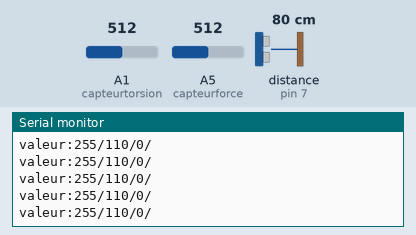
A sketch run on a simulated Arduino Uno, built with avr-gcc and run on an emulated ATmega328P. On the bench: the last lines printed to the serial monitor. The test bench sets the inputs (shaded band); at power-on: A1 (capteurtorsion) = 512, A5 (capteurforce) = 512, distance to the obstacle (sensor on pin 7) 80 cm.

Above: at 4.2 s.
4.3 s: A1 (capteurtorsion) set to 334
At 4.9 s:
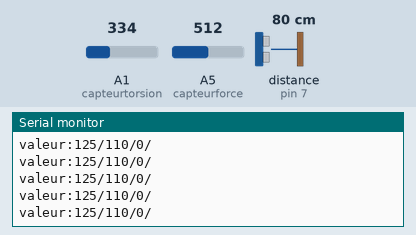
7.3 s: A1 (capteurtorsion) set to 312
At 7.8 s:
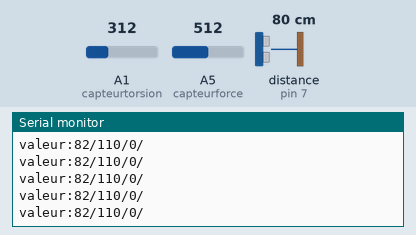
13.3 s: A5 (capteurforce) set to 487
At 13.8 s:
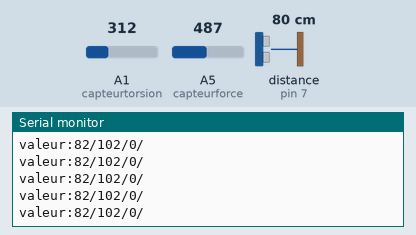
14.8 s: A5 (capteurforce) set to 468
At 15.3 s:
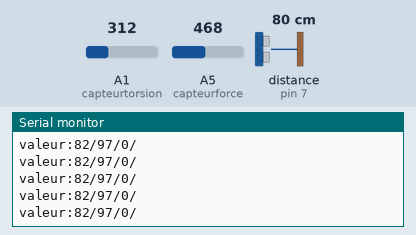
Timing chart, 0 to 17.8 s (numbered marks = the images above; inputs shaded):
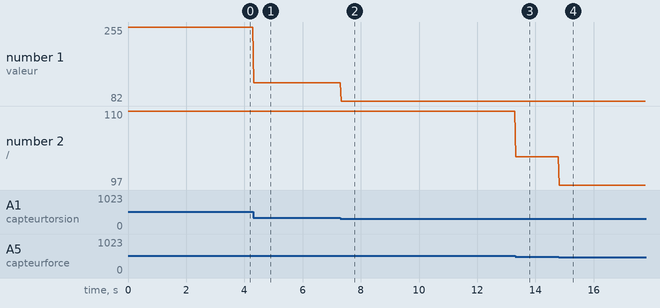

Measured:
- after the input at 4.3 s, the serial monitor: prints a new line at once (image 1)
- after the input at 7.3 s, the serial monitor: prints a new line at once (image 2)
- after the input at 13.3 s, the serial monitor: prints a new line at once (image 3)
- after the input at 14.8 s, the serial monitor: prints a new line at once (image 4)
- plotted number 1: 255 → 125 after the input at 4.3 s, 125 → 82 after the input at 7.3 s
- plotted number 2: 110 → 102 after the input at 13.3 s, 102 → 97 after the input at 14.8 s

The sketch:

Joypad_A.ino
```cpp
#include "Ultrasonic.h"  //library for ultrasonic sensor
int range;  //ultrasonic sensor value
int force;  //strenght resistor value
int torsion;  //flex resistor value
int forcefiltre;    //value with minim filtered for more accuracy
int torsionfiltre;
int capteurforce = A5;
int capteurtorsion = A1;
Ultrasonic ultrasonic(7);


void setup()
{
  Serial.begin(9600);
}
void loop()
{                           //on this part we filter the values, to get more precision when using the sensors.
  forcefiltre = analogRead(capteurforce);
  if ( forcefiltre < 140) {
    forcefiltre = 140;
  }

  torsionfiltre = analogRead(capteurtorsion);
  if ( torsionfiltre < 270) {
    torsionfiltre = 270;
  }

                             //we map the values in order to get a range from 0 to 255, max and minimum values for RVB
  torsion = map(torsionfiltre, 270, 400, 0, 255);
  force = map(forcefiltre, 140, 1000, 0, 255);

  range = map((ultrasonic.MeasureInCentimeters() * 10), 10, 450, 255, 0);

                            //we bound limits to make sure to never get above 255 and under 0
  if (torsion > 255) {
    torsion = 255;
  }
  if (force > 255) {
    force = 255;
  }
  if (range > 255) {
    range = 255;
  }
  if (torsion < 0) {
    torsion = 0;
  }
  if (force < 0) {
    force = 0;
  }
  if (range < 0) {
    range = 0;
  }

                              //thank to this command we print the values on the pattern : valeur:R/V/B  in order to use it in processing
  Serial.print("valeur:");
  Serial.print(torsion);
  Serial.print("/");
  Serial.print(force);
  Serial.print("/");
  Serial.print(range);
  Serial.println("/");
  delay(20);
}
```
